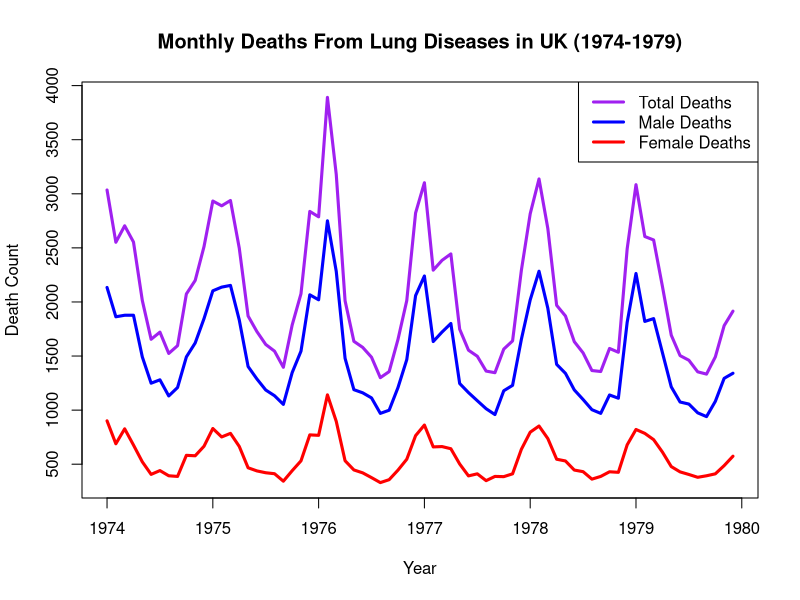
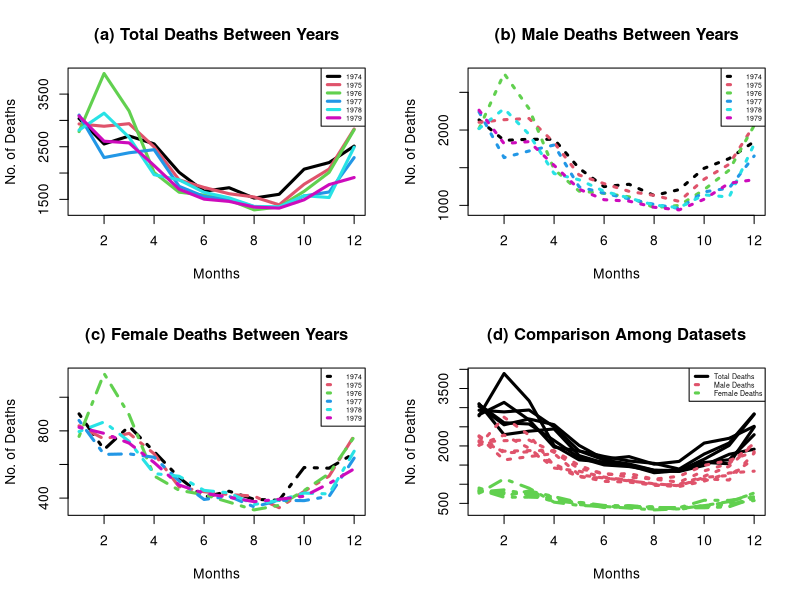

Write the R code that produced these figures, in order.
## ---- chunk 1
knitr::opts_chunk$set(echo = TRUE)
## ---- chunk 2
rm(list = ls())
da <- ldeaths # A time series data of monthly deaths from lung diseases in UK from 1974 to 1979; contains both sexes
md <- mdeaths # male deaths
fd <- fdeaths # female deaths
## ---- chunk 3
# Total deaths, male deaths, female deaths####
# blank plot
plot(da,
     main = "Monthly Deaths From Lung Diseases in UK (1974-1979)",
     xlab = "Year",
     ylab = "Death Count",
     ylim = range(da,md,fd),
     type = "n")
# adding lines
lines(da, col = "Purple", lwd = 3) #total deaths
lines(md, col = "Blue", lwd = 3) # male deaths
lines(fd, col = "Red", lwd = 3) # female deaths
legend(x = "topright", legend = c("Total Deaths", "Male Deaths", "Female Deaths"),
       col = c("Purple", "Blue", "Red"),
       lwd = 3)
#dev.off()
## ---- chunk 4
# examine the data
ldeaths
class(ldeaths)
## ---- chunk 5
time(da)
floor(time(da))
unique(floor(time(da))) # extracting years
## ---- chunk 6
# regarding months
month.abb # returns abbreviated month names
month.name # returns complete month names
# these two are very useful. Gotta remember this lol

time <- list(month.abb, unique(floor(time(da))))
# a series of function to store time data into a list (so matrix()'s dimnames can load them)
## ---- chunk 7
# merges time data and no. of deaths back together
# creates a new data frame 
nd <- as.data.frame((matrix(da, 12, dimnames = time)))
nmd <- as.data.frame((matrix(md, 12, dimnames = time)))
nfd <- as.data.frame((matrix(fd, 12, dimnames = time)))
## ---- chunk 8
#
par(mfrow = c(2,2))

# total
plot(nd[,1], # blank plot
     main = "(a) Total Deaths Between Years",
     type = "n",
     ylab = "No. of Deaths",
     xlab = "Months",
     ylim = range(nd))
for (i in 1:ncol(nd)) { # for loop for drawing all the years
  lines(nd[,i], col = i, lwd = 3)
}

legend(x = "topright", legend = colnames(nd), # legend
       col = 1:ncol(nd), lwd = 3, cex = 0.5)

# Male
plot(nmd[,1], # blank plot
     main = "(b) Male Deaths Between Years",
     type = "n",
     ylab = "No. of Deaths",
     xlab = "Months",
     ylim = range(nmd))
for (i in 1:ncol(nmd)) { # for loop for drawing all the years
  lines(nmd[,i], col = i, lwd = 3, lty = 3)
}
legend(x = "topright", legend = colnames(nmd), # legend
       col = 1:ncol(nmd), lwd = 3, lty = 3, cex = 0.5)

# Female
plot(nfd[,1], # blank plot
     main = "(c) Female Deaths Between Years",
     type = "n",
     ylab = "No. of Deaths",
     xlab = "Months",
     ylim = range(nfd))

for (i in 1:ncol(nfd)) { # for loop for drawing all the years
  lines(nfd[,i], col = i, lwd = 3, lty = 4)
}  
legend(x = "topright", legend = colnames(nfd), # legend
       col = 1:ncol(nfd), lwd = 3, lty = 4, cex = 0.5)

# total + male + female
plot(nfd[,1], # blank plot
     main = "(d) Comparison Among Datasets",
     type = "n",
     ylab = "No. of Deaths",
     xlab = "Months",
     ylim = range(nd, nfd))
for (i in 1:ncol(nd)) { # for loop for drawing all the years
  lines(nd[,i], col = 1, lwd = 3)
}
for (i in 1:ncol(nmd)) { # for loop for drawing all the years
  lines(nmd[,i], col = 2, lwd = 3, lty = 3)
}
for (i in 1:ncol(nfd)) { # for loop for drawing all the years
  lines(nfd[,i], col = 3, lwd = 3, lty = 4)
}  
legend(x = "topright", legend = c("Total Deaths", "Male Deaths", "Female Deaths"), # legend
       col = 1:3, lwd = 3, lty = c(1,3,4), cex = 0.5)
#title(main = "Comparison Between Years")
par(cex.main = 0.1)
